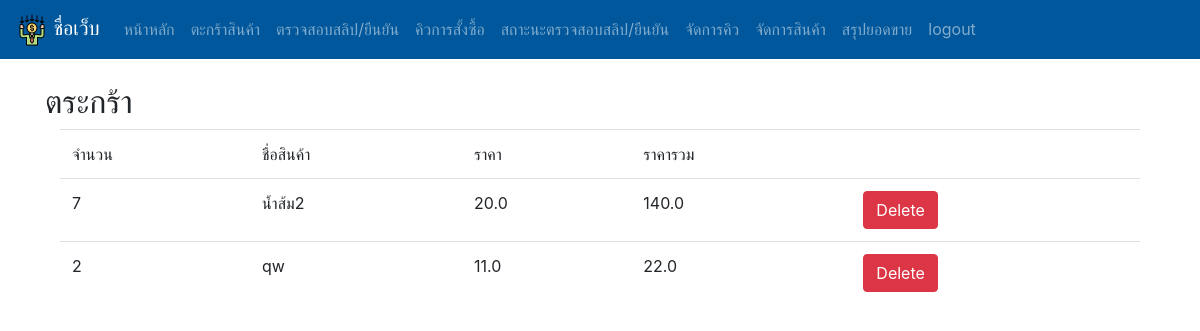
/basket/ (signed in), run on an earlier commit of the app's database.
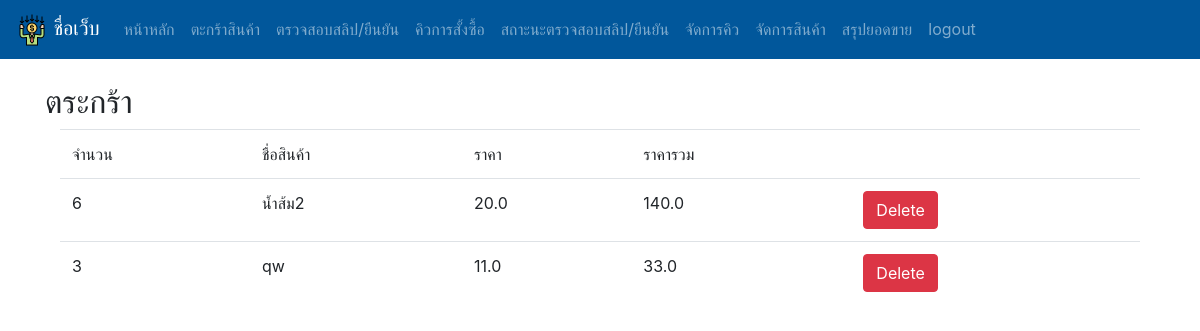
And on a later commit of the database.
### main/models.py (models this page shows, shortened)
class Order_items(models.Model):
    item_no = models.ForeignKey(Product, on_delete=models.PROTECT,null=True)
    unit = models.IntegerField()
    price = models.FloatField()
    item_price = models.FloatField()

class Product(models.Model):
    type = models.ForeignKey(Type, on_delete=models.PROTECT,null=True)
    name = models.CharField(max_length=255)
    price = models.FloatField()
    stock = models.IntegerField()
    picture = models.ImageField(upload_to='product_pic',null=True,blank=True)

### main/views.py (the view)
# urls.py: path('basket/',views.basket,name='basket'),
@login_required
def basket(request):
    basket = Order_items.objects.all()
    context={
        'basket':basket
    }
    return render(request, 'main/basket.html',context=context)

### main/templates/main/basket.html
{% extends 'basesell.html' %}
{% block content %}
    <h2>ตระกร้า</h2>
    <div class='container'>
        <table class='table'>
            <tr>
                <td>จำนวน</td>
                <td>ชื่อสินค้า</td>
                <td>ราคา</td>
                <td>ราคารวม</td>
                <td></td>
            </tr>
            {% for c in basket %}
            <tr>
                <td>{{c.unit}}</td>
                <td>{{c.item_no.name}}</td>
                <td>{{c.item_no.price}}</td>
                <td>{{c.item_price}}</td>
                <td>
                <a>
                    <div class='btn btn-danger'>Delete</div>
                </a>
                </td>
            </tr>
            {% endfor %}
        </table>
    </div>
{% endblock %}

What changed in the data, as far as the page shows it:
changed Order_items "น้ำส้ม2": unit "7" → "6"
changed Order_items "qw": unit "2" → "3"; item_price "22.0" → "33.0"
